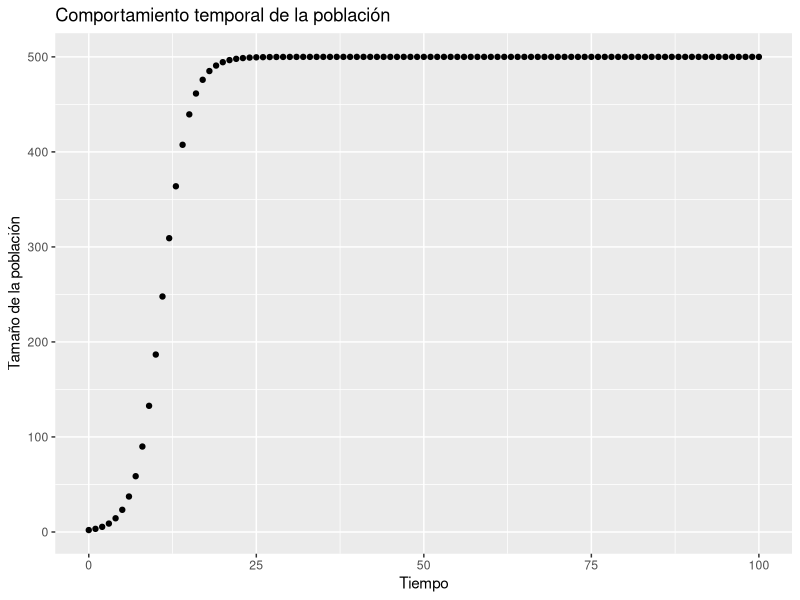

Write R code to recreate this figure.
# 1 - Librerías necesarias
install.packages("ggplot2")
library(ggplot2)

# 2 - Definición de la función
#     R  = índice de proliferación
#     K  = capacidad de carga del entorno
#     N0 = población en el tiempo inicial
#     Tf = tiempo final (puede ser cualquier valor entero)
BevertonHolt = function(R, K, N0, Tf){
  poblacion = numeric()

  for(t in 0:Tf){
    Nt = (K * N0)/(N0 + (K - N0)* exp(-R*t)) #  Para cada valor de tiempo, se calcula un tamaño poblacional
    poblacion <- c(poblacion, Nt) 
  }
  
  return(poblacion)
}

# 3 - Prueba de la función con R = 0.5, K = 500, población inicial de 2 individuos
evolucion_temporal <- BevertonHolt(0.5, 500, 2, 100)
tiempo = 0:100

# 4 - Creación de un dataframe para almacenar los datos
grafico <- data.frame(evolucion_temporal, tiempo)

# 5- Gráfico del comportamiento de la población
comportamiento <- ggplot(grafico, 
                         aes(x = tiempo, 
                             y = evolucion_temporal)) + 
                  geom_point() + 
                  labs(title = "Comportamiento temporal de la población", 
                           x = "Tiempo", 
                           y = "Tamaño de la población")

# 6 - En caso de que K sea aleatoria y siga una distribución normal con media y desvío conocidos, puede adaptarse así:
BevertonHolt = function(R, N0, Tf, k_mean, k_sdev){
  poblacion = numeric()

  for(i in 1:Tf){
    # Uso de la función rnorm() para generar valores aleatorios normales de K
    K <- rnorm(1, k_mean, k_sdev) # Donde "k_mean" es el valor medio de K, y "k_sdev" el desvío estándar
    Nt = (K * N0)/(N0 + (K - N0)* exp(-R*i)) 
    poblacion <- c(poblacion, Nt) 
    }

  return(poblacion)
}
